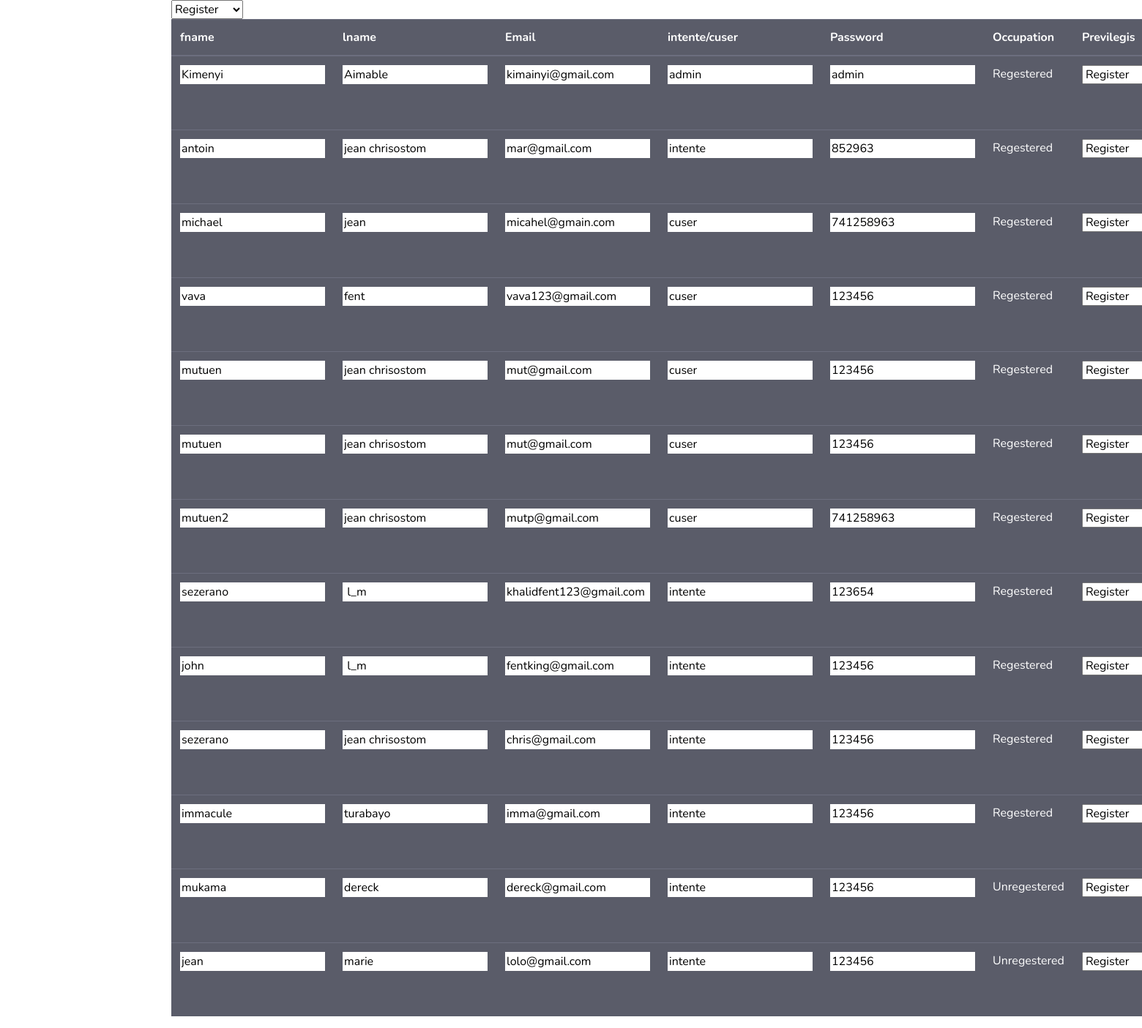
Screenshot of /table_edite.php with the database file from the repository.
### tables this page shows
CREATE TABLE `users` (
  `userid` int(255) NOT NULL,
  `fname` varchar(255) NOT NULL,
  `lname` varchar(255) NOT NULL,
  `Email` varchar(50) DEFAULT NULL,
  `password` varchar(255) NOT NULL,
  `status` varchar(255) DEFAULT NULL,
  `reg` varchar(11) DEFAULT '0',
  `gander` varchar(50) NOT NULL,
  `intid` varchar(50) DEFAULT 'none'
);

### upgrade.php (the view, shortened to what this page needs)
<?php
class conn {
  protected  $host = 'localhost';
  protected  $user = 'chris';
  protected  $pass = 'bbbbb';
  protected  $dbname = 'intent_ms';
public function __construct(){
    try{
        $dns = 'mysql:host='.$this->host.';dbname='.$this->dbname.';';
      $this->link = new PDO($dns,$this->user,$this->pass);
      $this->link->setAttribute( PDO::ATTR_ERRMODE, PDO::ERRMODE_WARNING );
  }
  catch(PDOException  $e){
      echo $e->getMessage();
  }
}
  public function retrive(){
    $sql = "SELECT * from users ";
    $stmt = $this->link->prepare($sql);
    $stmt->execute();
    $rows = $stmt->fetchAll() ;
    $st = '';
    $preve = '';
    echo '<table class="table table-dark">
    <thead>
        <tr>
            <th>
                fname
            </th>
            <th>
                lname
            </th>
            <th>
            Email
        </th>
        <th>
               intente/cuser
            </th>
            <th>
                Password
            </th>
            <th>
                Occupation
            </th>
            <th>
            Previlegis
        </th>
        <th>
            Allow
        </th>
            <th>
                Action
            </th>
        </tr>
    </thead>
    <tbody>';
    foreach( $rows as $row){
        if($row['status'] == 'cuser' && $row['reg'] == '1' ){
            $st = ' Company user ' ;
            $preve = 'Regestered';
        }
        elseif($row['status'] == 'cuser' && $row['reg'] == '0'){
            $preve = 'Unregestered';
            $st = ' Requesting to work ' ;
        }
        elseif($row['status'] == 'intente' && $row['reg'] == '0'){
            $st  = ' Requesting for internalship ' ;
            $preve = 'Unregestered';
        }
        elseif($row['status'] == 'admin' ){
            $preve = 'Regestered';
            $st  = ' Adminstrator ' ;
        }
     else{
        $preve = 'Regestered';
        $st  = ' Company user ' ;
    }
        echo '
        <tr>
                <td><input style="border:none ; outline:none" name="fname" type="text" value="'. $row['fname'] .'"></td>
                <td><input style="border:none ; outline:none" name="lname" type="text" value="'. $row['lname'] .'"></td>
                <td><input style="border:none ; outline:none" name="Email" type="text" value="'. $row['Email'] .'"></td>
                <td><input style="border:none ; outline:none" name="status" type="text" value="'. $row['status'] .'"></td>
                <td><input style="border:none ; outline:none" name="password" type="text" value="'. $row['password'] .'"></td>
                <td>  '.$preve .' </td>
                <td>
                 <select name="prev" id="">
                <option value="1">Register</option>
                <option value="0">Unregister</option>
                </select> </td>
                <td> '.$st.' </td>
                <td><a  class="btn btn-info" href="table_edite.php?edit='. $row['userid'] .'">Edit</a> || <a  class="btn btn-danger" href="table_edite.php?delete='. $row['userid'] .'">Delete</a></td>
                </tr>
        ';
    }
   }
}

### rows the page displays
users: fname "Kimenyi", lname "Aimable", Email "kimainyi@gmail.com", status "admin", password "admin", status "Regestered"
users: fname "antoin", lname "jean chrisostom", Email "mar@gmail.com", status "intente", password "852963", preve "Regestered"
users: fname "michael", lname "jean", Email "micahel@gmain.com", status "cuser", password "741258963", preve "Regestered"
users: fname "vava", lname "fent", Email "vava123@gmail.com", status "cuser", password "123456", preve "Regestered"
users: fname "mutuen", lname "jean chrisostom", Email "mut@gmail.com", status "cuser", password "123456", preve "Regestered"
users: fname "mutuen", lname "jean chrisostom", Email "mut@gmail.com", status "cuser", password "123456", preve "Regestered"
users: fname "mutuen2", lname "jean chrisostom", Email "mutp@gmail.com", status "cuser", password "741258963", preve "Regestered"
users: fname "sezerano", lname "l_m", Email "khalidfent123@gmail.com", status "intente", password "123654", preve "Regestered"
users: fname "john", lname "l_m", Email "fentking@gmail.com", status "intente", password "123456", preve "Regestered"
users: fname "sezerano", lname "jean chrisostom", Email "chris@gmail.com", status "intente", password "123456", preve "Regestered"
users: fname "immacule", lname "turabayo", Email "imma@gmail.com", status "intente", password "123456", preve "Regestered"
users: fname "mukama", lname "dereck", Email "dereck@gmail.com", status "intente", password "123456", preve "Unregestered"
users: fname "jean", lname "marie", Email "lolo@gmail.com", status "intente", password "123456", preve "Unregestered"
